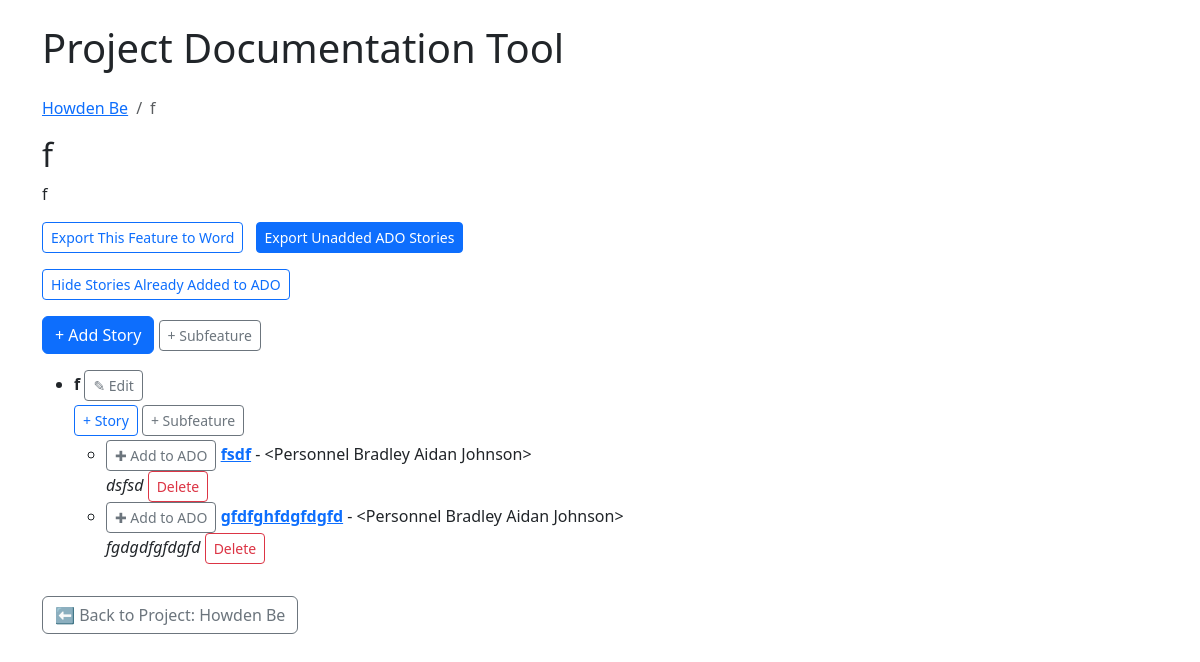
The app's page /feature/4 with its own data.
### models.py (models this page shows)
class Project(db.Model):
    id = db.Column(db.Integer, primary_key=True)
    name = db.Column(db.String(200), nullable=True)
    description = db.Column(db.Text)
    created_at = db.Column(db.DateTime, default=datetime.utcnow)
    features = db.relationship('Feature', backref='project', lazy=True, cascade="all, delete-orphan")

class Feature(db.Model):
    id = db.Column(db.Integer, primary_key=True)
    project_id = db.Column(db.Integer, db.ForeignKey('project.id'), nullable=False)
    parent_feature_id = db.Column(db.Integer, db.ForeignKey('feature.id'), nullable=True)
    title = db.Column(db.String(200), nullable=True)
    description = db.Column(db.Text)
    created_at = db.Column(db.DateTime, default=datetime.utcnow)
    parent = db.relationship('Feature', remote_side=[id], backref='subfeatures')
    user_stories = db.relationship('UserStory', backref='feature', lazy=True, cascade="all, delete-orphan")

class UserStory(db.Model):
    id = db.Column(db.Integer, primary_key=True)
    feature_id = db.Column(db.Integer, db.ForeignKey('feature.id'), nullable=False)
    title = db.Column(db.String(200), nullable=True)
    details = db.Column(db.Text)
    created_by_id = db.Column(db.Integer, db.ForeignKey('personnel.id'))
    created_by = db.relationship('Personnel', foreign_keys=[created_by_id])
    created_at = db.Column(db.DateTime, default=datetime.utcnow)
    image_path = db.Column(db.String(255))
    ado_added = db.Column(db.Boolean, default=False)
    attachments = db.relationship('Attachment', backref='story', lazy=True, cascade="all, delete-orphan")
    notes = db.relationship('Note', back_populates='story', cascade="all, delete-orphan")

class Personnel(db.Model):
    id = db.Column(db.Integer, primary_key=True)
    name = db.Column(db.String(100), nullable=False)
    email = db.Column(db.String(120), unique=True)
    role = db.Column(db.String(50))
    scope = db.Column(db.String(100))
    notes = db.relationship('Note', backref='personnel', lazy=True)
    def __repr__(self):
        return f"<Personnel {self.name}>"

### app.py (the view)
@app.route('/feature/<int:feature_id>')
def view_feature(feature_id):
    feature = Feature.query.get_or_404(feature_id)
    show_added = request.args.get("show_added", "1") == "1"
    breadcrumbs = build_feature_breadcrumbs(feature)
    return render_template(
        "feature_details.html",
        feature=feature,
        show_added=show_added,
        breadcrumbs=breadcrumbs, root_feature=feature
    )

### app.py (called while the page is built)
def build_feature_breadcrumbs(feature):
    breadcrumbs = []
    current = feature
    while current:
        breadcrumbs.append(current)
        current = current.parent  # assuming your Feature model has this relationship
    breadcrumbs.reverse()
    return breadcrumbs

### templates/feature_details.html (shortened to what this page needs)
{% extends 'base.html' %}
{% block content %}
<nav aria-label="breadcrumb" class="mb-3">
  <ol class="breadcrumb">
    <li class="breadcrumb-item">
      <a href="{{ url_for('view_project', project_id=feature.project_id) }}">{{ feature.project.name }}</a>
    </li>
    {% for crumb in breadcrumbs %}
      {% if loop.last %}
        <li class="breadcrumb-item active" aria-current="page">{{ crumb.title }}</li>
      {% else %}
        <li class="breadcrumb-item">
          <a href="{{ url_for('view_feature', feature_id=crumb.id) }}">{{ crumb.title }}</a>
        </li>
      {% endif %}
    {% endfor %}
  </ol>
</nav>
<h2>{{ feature.title }}</h2>
<p>{{ feature.description }}</p>
<div class="mb-3">
  <a href="{{ url_for('export_feature_word', feature_id=feature.id) }}" class="btn btn-outline-primary btn-sm me-2">
    Export This Feature to Word
  </a>
  <a href="{{ url_for('export_feature_stories', feature_id=feature.id) }}" class="btn btn-primary btn-sm">
    Export Unadded ADO Stories
  </a>
</div>
<form method="get" class="mb-3">
  <button type="submit" class="btn btn-sm {{ 'btn-outline-primary' if show_added else 'btn-primary' }}">
    {{ 'Hide' if show_added else 'Show' }} Stories Already Added to ADO
  </button>
</form>
<a href="{{ url_for('new_story', feature_id=feature.id) }}" class="btn btn-primary mb-3">+ Add Story</a>
<a href="/project/{{ feature.project_id }}/feature/{{ feature.id }}/child" class="btn btn-sm btn-outline-secondary mb-3">+ Subfeature</a>
<ul>
  {% set project = feature.project %}
  {% set root_feature = feature %}
  {% include 'feature_tree.html' with context %}
</ul>
<a href="{{ url_for('view_project', project_id=feature.project_id) }}" class="btn btn-outline-secondary mt-3">
  ⬅ Back to Project: {{ feature.project.name }}
</a>
{% endblock %}

### templates/feature_tree.html (shortened to what this page needs)
  {% set is_root = root_feature and feature.id == root_feature.id %}
<li class="mb-2">
  {% if not is_root %}
    <a href="{{ url_for('view_feature', feature_id=feature.id) }}">
      <strong>{{ feature.title }}</strong>
    </a>
  {% else %}
    <strong>{{ feature.title }}</strong>
  {% endif %}
<a href="{{ url_for('edit_feature', feature_id=feature.id) }}" class="btn btn-sm btn-outline-secondary">✎ Edit</a>
  <div class="mt-1 mb-1">
    <a
      href="/feature/{{ feature.id }}/story/new"
      class="btn btn-sm btn-outline-primary"
      >+ Story</a
    >
    <a
      href="/project/{{ feature.project_id }}/feature/{{ feature.id }}/child"
      class="btn btn-sm btn-outline-secondary"
      >+ Subfeature</a
    >
  </div>
  {% if feature.user_stories %}
  <ul class="mt-1">
    {% for story in feature.user_stories %} {% if show_added or not
    story.ado_added %}
    <li>
      <form
        onsubmit="toggleAdo({{ story.id }}); return false;"
        style="display: inline"
      >
        <button
          type="submit"
          class="btn btn-sm {{ 'btn-success' if story.ado_added else  'btn-outline-secondary' }}"
        >
          {{ '✅ ADO' if story.ado_added else '✚ Add to ADO' }}
        </button>
      </form>
      <strong>
  <a href="{{ url_for('edit_story', story_id=story.id) }}">{{ story.title }}</a>
</strong> - {{ story.created_by or "Unknown" }}<br />
      <em>{{ story.details }}</em>
      <form
        action="{{ url_for('delete_story', story_id=story.id) }}"
        method="post"
        style="display: inline"
      >
        <button
          class="btn btn-sm btn-outline-danger"
          onclick="return confirm('Are you sure?')"
        >
          Delete
        </button>
      </form>
    </li>
    {% endif %} {% endfor %}
  </ul>
  {% endif %}
</li>

### records on screen
Project: project.name "Howden Be"
Feature: title "f", description "f"
UserStory: ado_added "✚ Add to ADO", title "fsdf", name "<Personnel Bradley Aidan Johnson>", details "dsfsd"
UserStory: ado_added "✚ Add to ADO", title "gfdfghfdgfdgfd", name "<Personnel Bradley Aidan Johnson>", details "fgdgdfgfdgfd"

### other values on screen
{{ 'Hide' if show_added else 'Show' }} "Hide"
